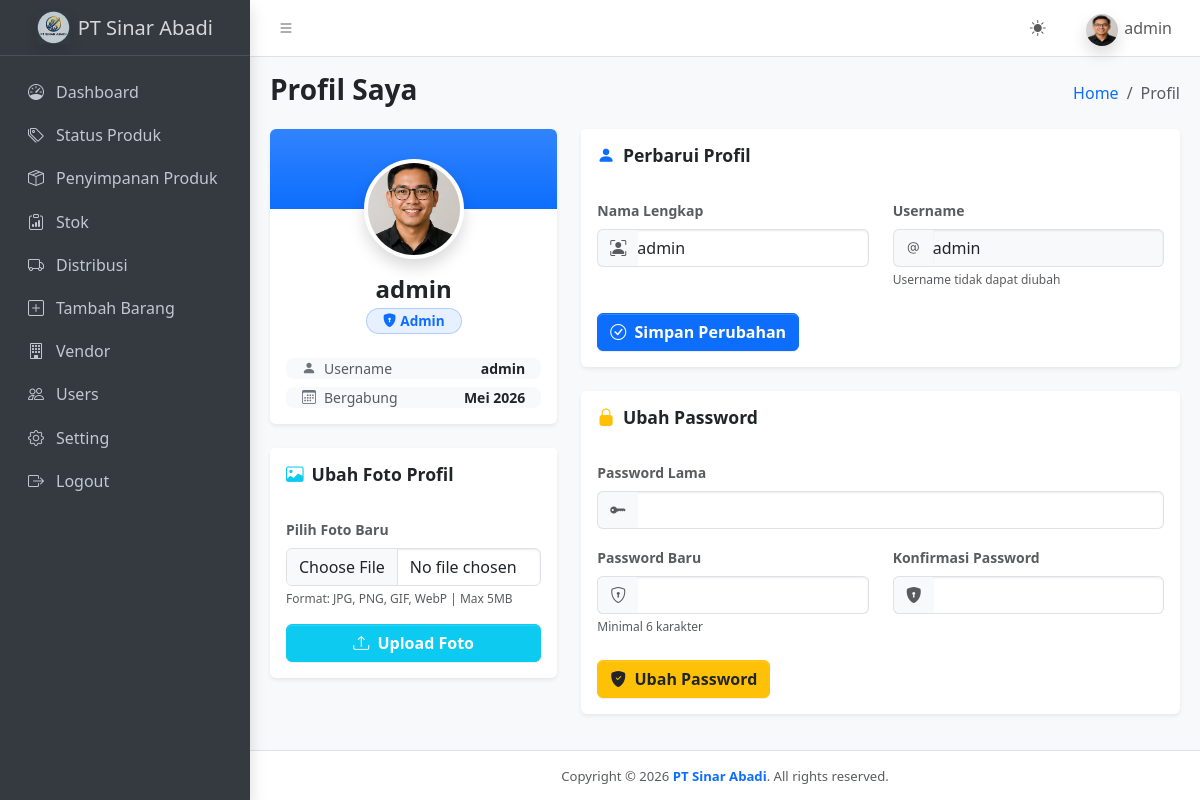
/profile.php (signed in), run on the app's committed database.
### tables this page shows
CREATE TABLE `users` (
  `id` int(11) NOT NULL AUTO_INCREMENT,
  `username` varchar(50) NOT NULL,
  `password` varchar(255) NOT NULL,
  `nama_lengkap` varchar(100) DEFAULT NULL,
  `email` varchar(100) DEFAULT NULL,
  `foto` varchar(255) DEFAULT NULL,
  `role` enum('admin','pengguna') NOT NULL DEFAULT 'pengguna',
  `created_at` timestamp NOT NULL DEFAULT current_timestamp(),
  PRIMARY KEY (`id`)
);

### profile.php (the view, shortened to what this page needs)
<?php
include 'koneksi.php';
$nama_user = htmlspecialchars($_SESSION['nama_lengkap']);
$username  = htmlspecialchars($_SESSION['username']);
$role      = ucfirst($_SESSION['role']);
$user_id = $_SESSION['user_id'] ?? null;
$session_username = mysqli_real_escape_string($koneksi, $_SESSION['username'] ?? '');
if (!empty($user_id)) {
    $safe_user_id = mysqli_real_escape_string($koneksi, (string) $user_id);
    $query_user = mysqli_query($koneksi, "SELECT * FROM users WHERE id = '$safe_user_id' LIMIT 1");
} else {
    $query_user = mysqli_query($koneksi, "SELECT * FROM users WHERE username = '$session_username' LIMIT 1");
}
$user_data = mysqli_fetch_assoc($query_user) ?: [];
include __DIR__ . '/components/head.php';
include __DIR__ . '/components/topbar.php';
include __DIR__ . '/components/sidebar.php';
?>
<main class="app-main">
    <div class="app-content-header">
        <div class="container-fluid">
            <div class="row">
                <div class="col-sm-6">
                    <h3 class="mb-0 fw-bold">Profil Saya</h3>
                </div>
                <div class="col-sm-6">
                    <ol class="breadcrumb float-sm-end">
                        <li class="breadcrumb-item"><a href="index.php">Home</a></li>
                        <li class="breadcrumb-item active" aria-current="page">Profil</li>
                    </ol>
                </div>
            </div>
        </div>
    </div>
    <div class="app-content">
        <div class="container-fluid">
            <div class="row">
                <div class="col-md-4">
                    <div class="card shadow-sm border-0 mb-4 overflow-hidden">
                        <div class="card-body text-center pt-0 position-relative">
                            <?php
                            $foto_display = !empty($user_data['foto']) ? 'assets/img/' . htmlspecialchars($user_data['foto']) : 'assets/img/safii.jpg';
                            ?>
                            <div class="d-flex justify-content-center" style="margin-top: -50px;">
                                <img src="<?= $foto_display; ?>" class="rounded-circle border border-4 border-white shadow" style="width: 100px; height: 100px; object-fit: cover; background-color: #fff;" alt="Profile">
                            </div>
                            <h4 class="fw-bold mt-3 mb-1 text-dark text-center w-100 d-block"><?= $nama_user; ?></h4>
                            <div class="mb-3 d-flex justify-content-center">
                                <span class="badge bg-primary bg-opacity-10 text-primary px-3 py-1.5 rounded-pill fw-semibold border border-primary border-opacity-25" style="font-size: 0.85rem;">
                                    <i class="bi bi-shield-lock-fill me-1"></i><?= $role; ?>
                                </span>
                            </div>
                            <div class="d-grid gap-2 mt-4 text-start">
                                <div class="d-flex align-items-center justify-content-between p-2.5 px-3 bg-light rounded-3 border-0">
                                    <span class="text-muted small fw-medium"><i class="bi bi-person-fill me-2 text-secondary"></i>Username</span>
                                    <span class="fw-bold text-dark small"><?= $username; ?></span>
                                </div>
                                <div class="d-flex align-items-center justify-content-between p-2.5 px-3 bg-light rounded-3 border-0">
                                    <span class="text-muted small fw-medium"><i class="bi bi-calendar3 me-2 text-secondary"></i>Bergabung</span>
                                    <span class="fw-bold text-dark small"><?= htmlspecialchars($formatted_date); ?></span>
                                </div>
                            </div>
                        </div>
                    </div>
                    <div class="card shadow-sm border-0 mb-4">
                        <div class="card-header bg-white border-bottom-0 pt-3">
                            <h5 class="card-title fw-bold text-dark mb-0"><i class="bi bi-image text-info me-2"></i>Ubah Foto Profil</h5>
                        </div>
                        <div class="card-body">
                            <form method="POST" action="" enctype="multipart/form-data">
                                <div class="mb-3">
                                    <label class="form-label text-muted small fw-semibold">Pilih Foto Baru</label>
                                    <div class="input-group">
                                        <input type="file" name="photo" class="form-control" accept="image/jpeg,image/png,image/gif,image/webp" required>
                                    </div>
                                    <div class="form-text text-muted" style="font-size: 0.75rem;">Format: JPG, PNG, GIF, WebP | Max 5MB</div>
                                </div>
                                <button type="submit" name="update_photo" class="btn btn-info text-white w-100 fw-semibold">
                                    <i class="bi bi-upload me-1"></i> Upload Foto
                                </button>
                            </form>
                        </div>
                    </div>
                </div>
                <div class="col-md-8">
                    <div class="card shadow-sm border-0 mb-4">
                        <div class="card-header bg-white border-bottom-0 pt-3">
                            <h5 class="card-title fw-bold text-dark mb-0"><i class="bi bi-person-fill text-primary me-2"></i>Perbarui Profil</h5>
                        </div>
                        <div class="card-body">
                            <form method="POST" action="">
                                <div class="row mb-4">
                                    <div class="col-md-6">
                                        <label class="form-label text-muted small fw-semibold">Nama Lengkap</label>
                                        <div class="input-group">
                                            <span class="input-group-text bg-light border-end-0 text-muted"><i class="bi bi-person-bounding-box"></i></span>
                                            <input type="text" name="nama_lengkap" class="form-control border-start-0 ps-0" value="<?= htmlspecialchars($user_data['nama_lengkap'] ?? ''); ?>" required>
                                        </div>
                                    </div>
                                    <div class="col-md-6">
                                        <label class="form-label text-muted small fw-semibold">Username</label>
                                        <div class="input-group">
                                            <span class="input-group-text bg-light border-end-0 text-muted"><i class="bi bi-at"></i></span>
                                            <input type="text" class="form-control border-start-0 ps-0 bg-light" value="<?= $username; ?>" disabled>
                                        </div>
                                        <div class="form-text text-muted" style="font-size: 0.75rem;">Username tidak dapat diubah</div>
                                    </div>
                                </div>
                                <button type="submit" name="update_profile" class="btn btn-primary fw-semibold">
                                    <i class="bi bi-check-circle me-1"></i> Simpan Perubahan
                                </button>
                            </form>
                        </div>
                    </div>
                    <div class="card shadow-sm border-0 mb-4">
                        <div class="card-header bg-white border-bottom-0 pt-3">
                            <h5 class="card-title fw-bold text-dark mb-0"><i class="bi bi-lock-fill text-warning me-2"></i>Ubah Password</h5>
                        </div>
                        <div class="card-body">
                            <form method="POST" action="">
                                <div class="mb-3">
                                    <label class="form-label text-muted small fw-semibold">Password Lama</label>
                                    <div class="input-group">
                                        <span class="input-group-text bg-light border-end-0 text-muted"><i class="bi bi-key-fill"></i></span>
                                        <input type="password" name="password_lama" class="form-control border-start-0 ps-0" required>
                                    </div>
                                </div>
                                <div class="row mb-4">
                                    <div class="col-md-6">
                                        <label class="form-label text-muted small fw-semibold">Password Baru</label>
                                        <div class="input-group">
                                            <span class="input-group-text bg-light border-end-0 text-muted"><i class="bi bi-shield-lock"></i></span>
                                            <input type="password" name="password_baru" class="form-control border-start-0 ps-0" required>
                                        </div>
                                        <div class="form-text text-muted" style="font-size: 0.75rem;">Minimal 6 karakter</div>
                                    </div>
                                    <div class="col-md-6">
                                        <label class="form-label text-muted small fw-semibold">Konfirmasi Password</label>
                                        <div class="input-group">
                                            <span class="input-group-text bg-light border-end-0 text-muted"><i class="bi bi-shield-lock-fill"></i></span>
                                            <input type="password" name="password_konfirm" class="form-control border-start-0 ps-0" required>
                                        </div>
                                    </div>
                                </div>
                                <button type="submit" name="update_password" class="btn btn-warning text-dark fw-semibold">
                                    <i class="bi bi-shield-fill-check me-1"></i> Ubah Password
                                </button>
                            </form>
                        </div>
                    </div>
                </div>
            </div>
        </div>
    </div>
</main>
<?php include __DIR__ . '/components/footer.php'; ?>

### components/topbar.php (shortened to what this page needs)
<?php
$topbar_foto = 'safii.jpg';
$topbar_user_id = $_SESSION['user_id'] ?? null;
$session_foto = $_SESSION['foto'] ?? '';
$user_created_at = $_SESSION['created_at'] ?? '';
if (isset($user_data['created_at'])) {
    $user_created_at = $user_data['created_at'];
}
if (isset($user_data['foto']) && !empty($user_data['foto'])) {
    $topbar_foto = $user_data['foto'];
} elseif (!empty($session_foto)) {
    $topbar_foto = $session_foto;
}
$months = [
    'January' => 'Januari',
    'February' => 'Februari',
    'March' => 'Maret',
    'April' => 'April',
    'May' => 'Mei',
    'June' => 'Juni',
    'July' => 'Juli',
    'August' => 'Agustus',
    'September' => 'September',
    'October' => 'Oktober',
    'November' => 'November',
    'December' => 'Desember'
];
if (!empty($user_created_at)) {
    $time = strtotime($user_created_at);
    if ($time) {
        $eng_date = date('F Y', $time);
        $formatted_date = strtr($eng_date, $months);
    }
}
$topbar_foto_src = 'assets/img/' . htmlspecialchars($topbar_foto);
?>
<nav class="app-header navbar navbar-expand bg-body">
    <div class="container-fluid">
        <ul class="navbar-nav">
            <li class="nav-item">
                <a class="nav-link" data-lte-toggle="sidebar" href="#" role="button">
                    <i class="bi bi-list"></i>
                </a>
            </li>
        </ul>
        <ul class="navbar-nav ms-auto">
            <li class="nav-item me-2">
                <a class="nav-link" href="#" id="theme-toggle" role="button" title="Toggle Theme">
                    <i class="bi bi-sun-fill" id="theme-toggle-icon"></i>
                </a>
            </li>
            <li class="nav-item dropdown user-menu">
                <a href="#" class="nav-link dropdown-toggle" data-bs-toggle="dropdown">
                    <img src="<?= $topbar_foto_src; ?>" class="user-image rounded-circle shadow" alt="User Image" />
                    <span class="d-none d-md-inline"><?= htmlspecialchars($username); ?></span>
                </a>
            </li>
        </ul>
    </div>
</nav>

### data on the page
users: foto (picture), created_at "Mei 2026", nama_lengkap "admin"

### other printed values
$username "admin"
$appSettings['app_name'] "PT Sinar Abadi"
$nama_user "admin"
$role "Admin"
